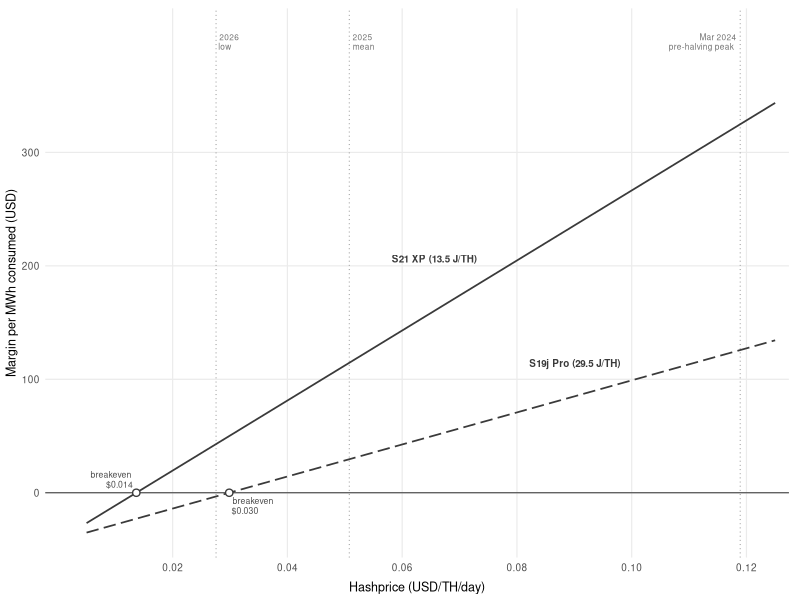
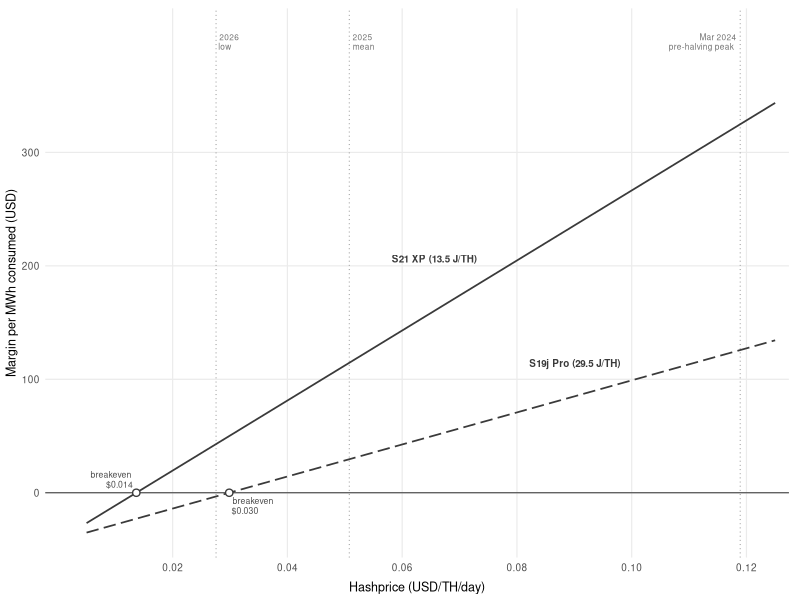

Write R code to recreate these figures, in order.
# fig_ch4_sensitivity.R, Chapter 4: profitability vs hashprice, two miners
# Output: book/images/miner_sensitivity.png (+ .pdf). Run from the repo root:
#   Rscript analysis/figures/fig_ch4_sensitivity.R
#
# Margin per MWh consumed as a function of hashprice, holding everything
# else fixed (ceteris paribus): efficiency at the stock operating point,
# power price at the 2025 mean LZ_WEST real-time price. The identity:
#   margin [$/MWh] = hashprice [$/TH/day] * 3.6e9 / (eff [J/TH] * 86400) - P
# i.e. revenue per MWh = 41,666.7 * hashprice / efficiency.
#
# Constants (sources):
#   S19j Pro: 104 TH/s, 3,068 W = 29.5 J/TH   % src: Bitmain spec (verify pass)
#   S21 XP:   270 TH/s, 3,645 W = 13.5 J/TH   % src: Bitmain spec (verify pass)
#   P = 42.18 $/MWh: mean ERCOT 15-min real-time settlement price, LZ_WEST,
#       calendar 2025 (n = 35,040; ERCOT MIS 13061)
#       % src: analysis/data/ercot_rtm15_spp_loadzones_2021on.csv.gz
#   Hashprice landmarks: Braiins Insights hashrate-value-history (public API),
#       cached in analysis/data/hashprice_daily.csv
suppressWarnings(Sys.setlocale("LC_ALL", "en_US.UTF-8"))
suppressMessages(library(ggplot2))

P <- 42.18  # $/MWh, LZ_WEST 15-min real-time settlement mean, calendar 2025
            # (ERCOT MIS report 13061, all 35,040 intervals; see
            #  analysis/data/fetch_ercot_rtm15_spp_history.py)

miners <- data.frame(
  model = c("Antminer S19j Pro", "Antminer S21 XP"),
  ths = c(104, 270),
  watts = c(3068, 3645)
)
miners$eff <- miners$watts / miners$ths            # J/TH
miners$hp_be <- miners$eff * 86400 * P / 3.6e9     # breakeven hashprice $/TH/day

hp_grid <- seq(0.005, 0.125, by = 0.001)
curves <- do.call(rbind, lapply(seq_len(nrow(miners)), function(i) {
  data.frame(model = miners$model[i], hp = hp_grid,
             margin = hp_grid * 3.6e9 / (miners$eff[i] * 86400) - P)
}))

# The three landmarks are read out of the cache rather than typed in, so the
# dotted verticals, the console table and chapter 4's table cannot drift apart.
# They were hardcoded once and drifted: the peak stood at 0.1234 labelled April
# 2024, a value and a month that appear nowhere in this series.
hp_hist <- read.csv("analysis/data/hashprice_daily.csv", stringsAsFactors = FALSE)
hp_hist <- hp_hist[!is.na(hp_hist$usd_th_day), ]
hp_yr <- substr(hp_hist$date, 1, 4)
pk24  <- hp_hist[hp_yr == "2024", ][which.max(hp_hist$usd_th_day[hp_yr == "2024"]), ]
mn25  <- mean(hp_hist$usd_th_day[hp_yr == "2025"])
lo26  <- hp_hist[hp_yr == "2026", ][which.min(hp_hist$usd_th_day[hp_yr == "2026"]), ]

landmarks <- data.frame(
  hp = c(pk24$usd_th_day, mn25, lo26$usd_th_day),
  label = c(paste0(format(as.Date(pk24$date), "%b %Y"), "\npre-halving peak"),
            "2025\nmean", "2026\nlow"),
  hjust = c(1.1, -0.16, -0.16)  # beside the dotted line, not on it
)  # src: analysis/data/hashprice_daily.csv (2024 max; 2025 mean; 2026 min)

ink <- "#3a3a3a"

lab_pts <- data.frame(
  model = miners$model,
  # both labels right-aligned to the upper left of their lines
  x = c(0.098, 0.073),
  y = c(0.101 * 3.6e9 / (miners$eff[1] * 86400) - P + 14,
        0.076 * 3.6e9 / (miners$eff[2] * 86400) - P + 14),
  hjust = c(1, 1),
  text = c("S19j Pro (29.5 J/TH)", "S21 XP (13.5 J/TH)")
)

be_pts <- data.frame(hp = miners$hp_be, margin = 0,
                     label = sprintf("breakeven\n$%.3f", miners$hp_be),
                     # S21 XP label above-left, clear of the S19j dashed line
                     hjust = c(-0.08, 1.12), vjust = c(1.25, -0.3))

p <- ggplot(curves, aes(hp, margin, linetype = model)) +
  geom_vline(data = landmarks, aes(xintercept = hp), color = "grey62",
             linewidth = 0.35, linetype = "dotted") +
  geom_text(data = landmarks, aes(x = hp, y = 405, label = label, hjust = hjust),
            inherit.aes = FALSE, size = 2.1, color = "grey45",
            lineheight = 0.95, vjust = 1) +
  geom_hline(yintercept = 0, color = "grey30", linewidth = 0.4) +
  geom_line(color = ink, linewidth = 0.6, show.legend = FALSE) +
  geom_point(data = be_pts, aes(hp, margin), inherit.aes = FALSE,
             shape = 21, fill = "white", color = ink, size = 2, stroke = 0.7) +
  geom_text(data = be_pts, aes(hp, margin, label = label, hjust = hjust, vjust = vjust),
            inherit.aes = FALSE, size = 2.2, color = "grey30",
            lineheight = 0.95) +
  geom_text(data = lab_pts, aes(x, y, label = text, hjust = hjust), inherit.aes = FALSE,
            size = 2.5, color = ink, fontface = "bold") +
  scale_linetype_manual(values = c("Antminer S19j Pro" = "longdash",
                                   "Antminer S21 XP" = "solid")) +
  scale_x_continuous(breaks = seq(0.02, 0.12, 0.02),
                     labels = function(x) sprintf("%.2f", x),
                     expand = expansion(mult = c(0.06, 0.02))) +
  scale_y_continuous(breaks = seq(0, 300, 100), limits = c(NA, 405)) +
  labs(x = "Hashprice (USD/TH/day)",
       y = "Margin per MWh consumed (USD)") +
  theme_minimal(base_size = 9) +
  theme(
    panel.grid.minor = element_blank(),
    axis.title.x = element_text(margin = margin(t = 6)),
    plot.margin = margin(6, 8, 4, 4)
  )

ggsave("book/images/miner_sensitivity.png", p,
       width = 124, height = 88, units = "mm", dpi = 300, bg = "white")
ggsave("book/images/miner_sensitivity.pdf", p,
       width = 124, height = 88, units = "mm", bg = "white")

# console check: table tab:miner-sensitivity is read straight off this output.
cat(sprintf("landmarks: %s peak $%.4f (%s); 2025 mean $%.4f; 2026 low $%.4f (%s)\n",
            format(as.Date(pk24$date), "%b %Y"), pk24$usd_th_day, pk24$date,
            mn25, lo26$usd_th_day, lo26$date))
for (i in seq_len(nrow(miners))) {
  m <- miners[i, ]
  cat(sprintf("%s: eff %.1f J/TH, %.1f kWh/day, power $%.2f/day, breakeven %.4f $/TH/day\n",
              m$model, m$eff, m$watts * 24 / 1e3, (m$watts * 24 / 1e6) * P, m$hp_be))
  for (j in rev(seq_len(nrow(landmarks)))) {
    hp <- landmarks$hp[j]
    profit <- hp * m$ths - (m$watts * 24 / 1e6) * P
    cat(sprintf("  HP %.4f (%s): profit %+.2f $/day\n", hp,
                gsub("\n", " ", landmarks$label[j]), profit))
  }
}
cat("Wrote book/images/miner_sensitivity.png and .pdf\n")
